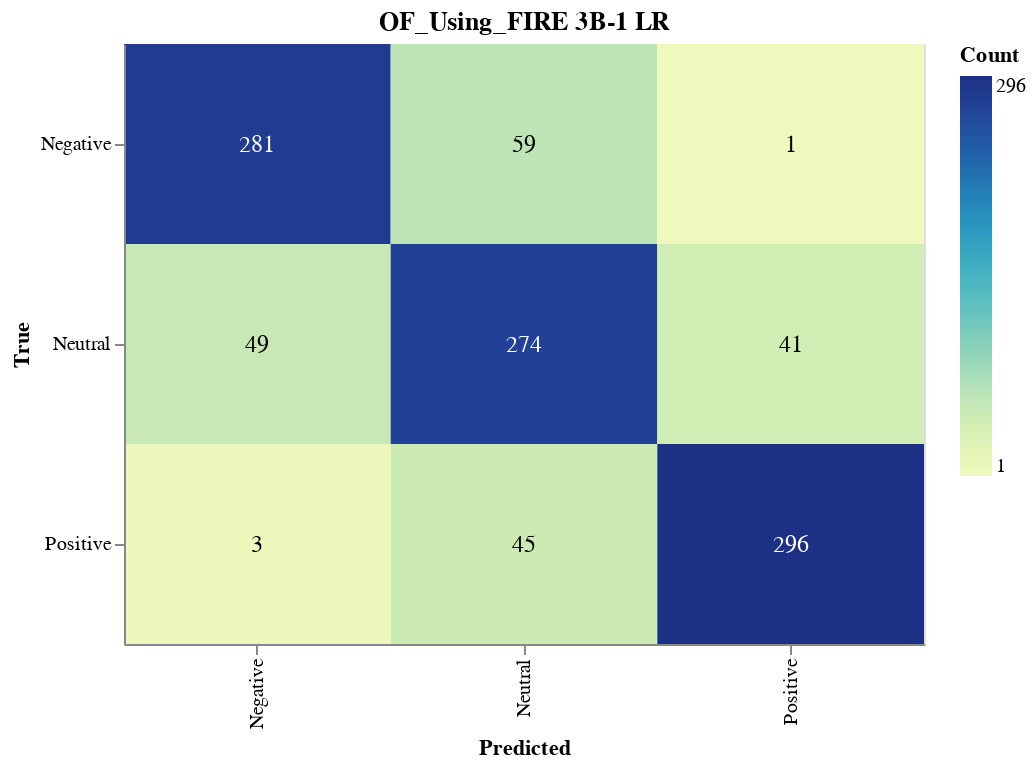

The notebook cell this image was saved under:
### Markdown cell above
#### Save Confusion Matrix

### Code cell
import altair as alt
import altair_saver
import pandas as pd
from sklearn.metrics import confusion_matrix

# Calculate the confusion matrix
cm = confusion_matrix(true_labels, lr_validation_predictions)

# Define class names
class_names = ['Negative', 'Neutral', 'Positive']

# Convert confusion matrix to DataFrame
cm_df = pd.DataFrame(cm, index=class_names, columns=class_names).reset_index().melt(id_vars='index')
cm_df.columns = ['True', 'Predicted', 'Count']

# Ensure the order of categories
cm_df['True'] = pd.Categorical(cm_df['True'], categories=class_names, ordered=True)
cm_df['Predicted'] = pd.Categorical(cm_df['Predicted'], categories=class_names, ordered=True)

# Create the Altair plot
heatmap = alt.Chart(cm_df).mark_rect().encode(
    x=alt.X('Predicted:O', sort=class_names),
    y=alt.Y('True:O', sort=class_names),
    color='Count:Q',
    tooltip=['True', 'Predicted', 'Count']
).properties(
    width=400,
    height=300,
    title='OF_Using_FIRE 3B-1 LR'
)

# Add text labels
text = heatmap.mark_text(
    align='center',
    baseline='middle',
    fontSize=12
).encode(
    text='Count:Q',
    color=alt.condition(
        alt.datum.Count > cm.max() / 2,
        alt.value('white'),
        alt.value('black')
    )
)

# Combine heatmap and text
final_chart = heatmap + text

# Display the plot
final_chart.show()

### Figure 1 — Vega-Lite specification as saved in the notebook (floating-point values rounded to 4 significant figures)
{"config": {"view": {"continuousWidth": 300, "continuousHeight": 300}}, "layer": [{"mark": {"type": "rect"}, "encoding": {"color": {"field": "Count", "type": "quantitative"}, "tooltip": [{"field": "True", "type": "ordinal"}, {"field": "Predicted", "type": "ordinal"}, {"field": "Count", "type": "quantitative"}], "x": {"field": "Predicted", "sort": ["Negative", "Neutral", "Positive"], "type": "ordinal"}, "y": {"field": "True", "sort": ["Negative", "Neutral", "Positive"], "type": "ordinal"}}, "title": "OF_Using_FIRE 3B-1 LR"}, {"mark": {"type": "text", "align": "center", "baseline": "middle", "fontSize": 12}, "encoding": {"color": {"condition": {"test": "(datum.Count > 148.0)", "value": "white"}, "value": "black"}, "text": {"field": "Count", "type": "quantitative"}, "tooltip": [{"field": "True", "type": "ordinal"}, {"field": "Predicted", "type": "ordinal"}, {"field": "Count", "type": "quantitative"}], "x": {"field": "Predicted", "sort": ["Negative", "Neutral", "Positive"], "type": "ordinal"}, "y": {"field": "True", "sort": ["Negative", "Neutral", "Positive"], "type": "ordinal"}}, "title": "OF_Using_FIRE 3B-1 LR"}], "data": {"name": "data-10bb1e42192dd13a75cf4904e302bfda"}, "height": 300, "width": 400, "$schema": "https://vega.github.io/schema/vega-lite/v5.17.0.json", "datasets": {"data-10bb1e42192dd13a75cf4904e302bfda": [{"True": "Negative", "Predicted": "Negative", "Count": 281}, {"True": "Neutral", "Predicted": "Negative", "Count": 49}, {"True": "Positive", "Predicted": "Negative", "Count": 3}, {"True": "Negative", "Predicted": "Neutral", "Count": 59}, {"True": "Neutral", "Predicted": "Neutral", "Count": 274}, {"True": "Positive", "Predicted": "Neutral", "Count": 45}, {"True": "Negative", "Predicted": "Positive", "Count": 1}, {"True": "Neutral", "Predicted": "Positive", "Count": 41}, {"True": "Positive", "Predicted": "Positive", "Count": 296}]}}
